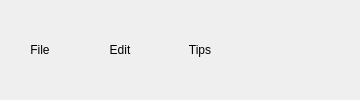
     <widget class="QFrame" name="toolBarFrame">
      <property name="sizePolicy">
       <sizepolicy hsizetype="Expanding" vsizetype="Fixed">
        <horstretch>0</horstretch>
        <verstretch>0</verstretch>
       </sizepolicy>
      </property>
      <property name="minimumSize">
       <size>
        <width>0</width>
        <height>23</height>
       </size>
      </property>
      <property name="styleSheet">
       <string notr="true">QFrame#toolBarFrame
{
	background-color: #9c9ea2;
}

QMenu
{
	background-color: #9c9ea2;
}

</string>
      </property>
      <layout class="QHBoxLayout" name="horizontalLayout">
       <property name="spacing">
        <number>0</number>
       </property>
       <property name="sizeConstraint">
        <enum>QLayout::SetDefaultConstraint</enum>
       </property>
       <property name="leftMargin">
        <number>0</number>
       </property>
       <property name="topMargin">
        <number>0</number>
       </property>
       <property name="rightMargin">
        <number>0</number>
       </property>
       <property name="bottomMargin">
        <number>0</number>
       </property>
       <item>
        <widget class="QPushButton" name="buttonFile">
         <property name="sizePolicy">
          <sizepolicy hsizetype="Fixed" vsizetype="Fixed">
           <horstretch>0</horstretch>
           <verstretch>0</verstretch>
          </sizepolicy>
         </property>
         <property name="minimumSize">
          <size>
           <width>0</width>
           <height>20</height>
          </size>
         </property>
         <property name="styleSheet">
          <string notr="true"/>
         </property>
         <property name="text">
          <string>File</string>
         </property>
         <property name="default">
          <bool>false</bool>
         </property>
         <property name="flat">
          <bool>true</bool>
         </property>
        </widget>
       </item>
       <item>
        <widget class="QPushButton" name="buttonEdit">
         <property name="sizePolicy">
          <sizepolicy hsizetype="Fixed" vsizetype="Fixed">
           <horstretch>0</horstretch>
           <verstretch>0</verstretch>
          </sizepolicy>
         </property>
         <property name="minimumSize">
          <size>
           <width>0</width>
           <height>20</height>
          </size>
         </property>
         <property name="styleSheet">
          <string notr="true"/>
         </property>
         <property name="text">
          <string>Edit</string>
         </property>
         <property name="default">
          <bool>false</bool>
         </property>
         <property name="flat">
          <bool>true</bool>
         </property>
        </widget>
       </item>
       <item>
        <widget class="QPushButton" name="buttonHints">
         <property name="sizePolicy">
          <sizepolicy hsizetype="Fixed" vsizetype="Fixed">
           <horstretch>0</horstretch>
           <verstretch>0</verstretch>
          </sizepolicy>
         </property>
         <property name="minimumSize">
          <size>
           <width>0</width>
           <height>20</height>
          </size>
         </property>
         <property name="styleSheet">
          <string notr="true"/>
         </property>
         <property name="text">
          <string>Tips</string>
         </property>
         <property name="default">
          <bool>false</bool>
         </property>
         <property name="flat">
          <bool>true</bool>
         </property>
        </widget>
       </item>
       <item>
        <spacer name="horizontalSpacer">
         <property name="orientation">
          <enum>Qt::Horizontal</enum>
         </property>
         <property name="sizeHint" stdset="0">
          <size>
           <width>40</width>
           <height>20</height>
          </size>
         </property>
        </spacer>
       </item>
       <item>
        <widget class="QPushButton" name="buttonMinimize">
         <property name="minimumSize">
          <size>
           <width>0</width>
           <height>20</height>
          </size>
         </property>
         <property name="text">
          <string/>
         </property>
         <property name="icon">
          <iconset resource="../resources/resources.qrc">
           <normaloff>:/Assets/minimize.png</normaloff>:/Assets/minimize.png</iconset>
         </property>
         <property name="flat">
          <bool>true</bool>
         </property>
        </widget>
       </item>
       <item>
        <widget class="QPushButton" name="buttonClose">
         <property name="minimumSize">
          <size>
           <width>0</width>
           <height>20</height>
          </size>
         </property>
         <property name="text">
          <string/>
         </property>
         <property name="icon">
          <iconset resource="../resources/resources.qrc">
           <normaloff>:/Assets/close.png</normaloff>:/Assets/close.png</iconset>
         </property>
         <property name="flat">
          <bool>true</bool>
         </property>
        </widget>
       </item>
      </layout>
     </widget>
